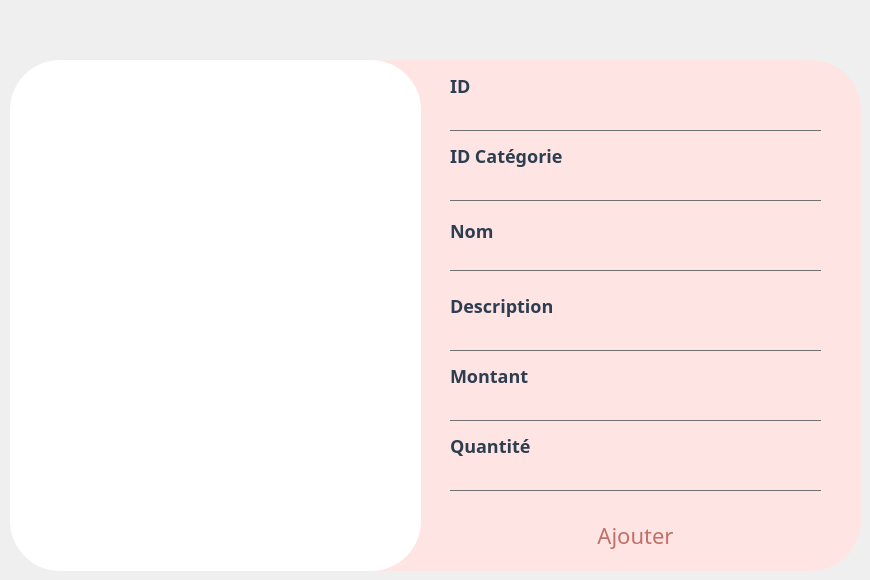
      <widget class="QWidget" name="Ajouter_3">
       <attribute name="title">
        <string>Nouveau don</string>
       </attribute>
       <widget class="QFrame" name="frame_9">
        <property name="geometry">
         <rect>
          <x>10</x>
          <y>60</y>
          <width>851</width>
          <height>511</height>
         </rect>
        </property>
        <property name="styleSheet">
         <string notr="true">QFrame{
border-radius:50px;

background-color: rgb(255, 228, 228);
}

QLabel{
color: #2C3E50;
font-size:18px;
font:bold;
font-family : century gothic;
}

QLineEdit{
background:transparent;
border:none;
color:#717072;
border-bottom:1px solid #717072;
}

QPushButton{
font-size:22px;
font-family:century gothic;
background:transparent;
border-radius:60px;
color:#BF7069;
border-radius:15px;
/*border:1px solid #BF7069;*/
}
QPushButton:hover{
color:#931A43;
/*background:#801414;*/
background:rgb(255, 228, 228);
border-radius:15px;
}</string>
        </property>
        <property name="frameShape">
         <enum>QFrame::StyledPanel</enum>
        </property>
        <property name="frameShadow">
         <enum>QFrame::Raised</enum>
        </property>
        <widget class="QLabel" name="gif_don">
         <property name="geometry">
          <rect>
           <x>0</x>
           <y>0</y>
           <width>411</width>
           <height>511</height>
          </rect>
         </property>
         <property name="autoFillBackground">
          <bool>false</bool>
         </property>
         <property name="styleSheet">
          <string notr="true">background-color:#fff;
border-radius:50px;
</string>
         </property>
         <property name="text">
          <string/>
         </property>
         <property name="scaledContents">
          <bool>false</bool>
         </property>
         <property name="alignment">
          <set>Qt::AlignCenter</set>
         </property>
         <property name="wordWrap">
          <bool>false</bool>
         </property>
        </widget>
        <widget class="QLineEdit" name="lineEdit_id_4">
         <property name="geometry">
          <rect>
           <x>440</x>
           <y>40</y>
           <width>371</width>
           <height>31</height>
          </rect>
         </property>
         <property name="placeholderText">
          <string/>
         </property>
        </widget>
        <widget class="QLabel" name="label_68">
         <property name="geometry">
          <rect>
           <x>440</x>
           <y>10</y>
           <width>101</width>
           <height>31</height>
          </rect>
         </property>
         <property name="text">
          <string>ID</string>
         </property>
        </widget>
        <widget class="QLabel" name="label_72">
         <property name="geometry">
          <rect>
           <x>440</x>
           <y>160</y>
           <width>91</width>
           <height>21</height>
          </rect>
         </property>
         <property name="text">
          <string>Nom</string>
         </property>
        </widget>
        <widget class="QLineEdit" name="lineEdit_nom_3">
         <property name="geometry">
          <rect>
           <x>440</x>
           <y>180</y>
           <width>371</width>
           <height>31</height>
          </rect>
         </property>
        </widget>
        <widget class="QLabel" name="label_73">
         <property name="geometry">
          <rect>
           <x>440</x>
           <y>230</y>
           <width>121</width>
           <height>31</height>
          </rect>
         </property>
         <property name="text">
          <string>Description</string>
         </property>
        </widget>
        <widget class="QLineEdit" name="lineEdit_description">
         <property name="geometry">
          <rect>
           <x>440</x>
           <y>240</y>
           <width>371</width>
           <height>51</height>
          </rect>
         </property>
        </widget>
        <widget class="QLineEdit" name="lineEdit_mt">
         <property name="geometry">
          <rect>
           <x>440</x>
           <y>330</y>
           <width>371</width>
           <height>31</height>
          </rect>
         </property>
        </widget>
        <widget class="QLineEdit" name="lineEdit_qut">
         <property name="geometry">
          <rect>
           <x>440</x>
           <y>400</y>
           <width>371</width>
           <height>31</height>
          </rect>
         </property>
        </widget>
        <widget class="QLabel" name="label_74">
         <property name="geometry">
          <rect>
           <x>440</x>
           <y>370</y>
           <width>111</width>
           <height>31</height>
          </rect>
         </property>
         <property name="text">
          <string>Quantité</string>
         </property>
        </widget>
        <widget class="QLabel" name="label_75">
         <property name="geometry">
          <rect>
           <x>440</x>
           <y>300</y>
           <width>111</width>
           <height>31</height>
          </rect>
         </property>
         <property name="text">
          <string>Montant</string>
         </property>
        </widget>
        <widget class="QPushButton" name="pushButton_ajouter">
         <property name="geometry">
          <rect>
           <x>440</x>
           <y>450</y>
           <width>371</width>
           <height>51</height>
          </rect>
         </property>
         <property name="text">
          <string>Ajouter</string>
         </property>
        </widget>
        <widget class="QLabel" name="label_76">
         <property name="geometry">
          <rect>
           <x>440</x>
           <y>80</y>
           <width>131</width>
           <height>31</height>
          </rect>
         </property>
         <property name="text">
          <string>ID Catégorie</string>
         </property>
        </widget>
        <widget class="QLineEdit" name="lineEdit_idCategorie">
         <property name="geometry">
          <rect>
           <x>440</x>
           <y>110</y>
           <width>371</width>
           <height>31</height>
          </rect>
         </property>
         <property name="placeholderText">
          <string/>
         </property>
        </widget>
       </widget>
      </widget>
